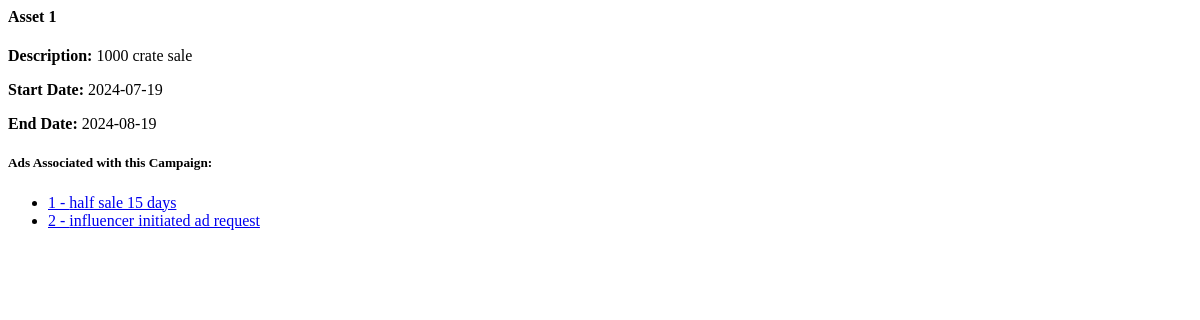
The app's page /campaign_details/1 (signed in), older data.
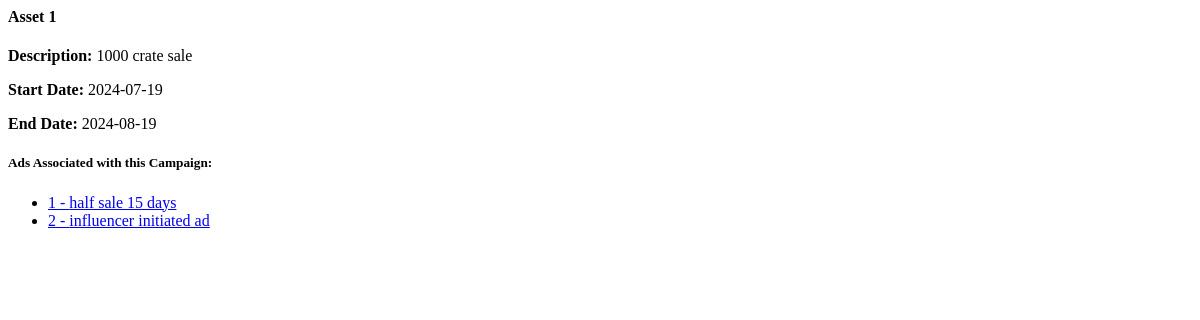
The same page, newer data.
### app/models.py (models this page shows)
class AdRequest(db.Model):
    id = db.Column(db.Integer, primary_key=True)
    campaign_id = db.Column(db.Integer, db.ForeignKey('campaign.id'), nullable=False)
    influencer_id = db.Column(db.Integer, db.ForeignKey('user.id'), nullable=False)
    requirements = db.Column(db.Text, nullable=False)
    payment_amount = db.Column(db.Float, nullable=False)
    status_influencer = db.Column(db.String(10), nullable=False)
    status_sponsor = db.Column(db.String(10), nullable=False)

### app/routes.py (the view)
@main.route('/campaign_details/<int:campaign_id>', methods=['GET'])
@login_required
def campaign_details(campaign_id):
    print(campaign_id)
    campaign = Campaign.query.get_or_404(campaign_id)
    public_influencer = User.query.filter_by(username='Public').first()
    if current_user.role == "influencer":
        ads = AdRequest.query.filter(
            AdRequest.campaign_id == campaign.id,
            or_(
                AdRequest.influencer_id == current_user.id,
                AdRequest.influencer_id == public_influencer.id
            )
        ).all()
    elif current_user.role == "sponsor":
        ads = AdRequest.query.filter_by(campaign_id=campaign.id).all()
    elif current_user.role == "admin":
        ads = AdRequest.query.filter_by(campaign_id=campaign.id).all()
    return render_template('campaign_details.html', campaign=campaign, ads=ads)

### app/models.py (called while the page is built)
@login_manager.user_loader
def load_user(user_id):
    return User.query.get(int(user_id))

### app/templates/campaign_details.html (shortened to what this page needs)
<div>
    <h4>{{ campaign.name }}</h4>
    <p><strong>Description:</strong> {{ campaign.description }}</p>
    <p><strong>Start Date:</strong> {{ campaign.start_date }}</p>
    <p><strong>End Date:</strong> {{ campaign.end_date }}</p>
    <h5>Ads Associated with this Campaign:</h5>
    <ul>
        {% for ad in ads %}
            <li>
                <a href="#" data-toggle="modal" data-target="#adRequestModal" data-id="{{ ad.id }}">
                    {{ ad.id }} - {{ ad.requirements }}
                </a>
            </li>
        {% endfor %}
    </ul>
</div>

Row changes from the older to the newer data that the page shows:
changed AdRequest id 2: requirements "influencer initiated ad request" → "influencer initiated ad"
